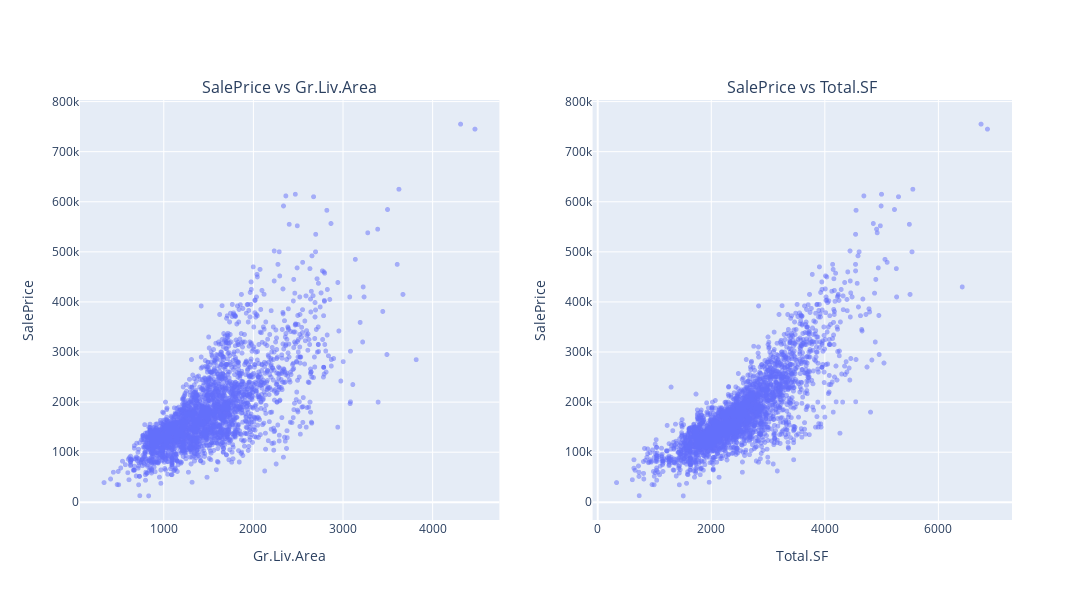

The notebook cell saved with this chart:
### Code cell
fig1_px = px.scatter(df, x='Gr.Liv.Area', y='SalePrice')
fig1_px.update_traces(marker=dict(size=5, opacity=0.5))


fig2_px = px.scatter(df, x='Total.SF', y='SalePrice')
fig2_px.update_traces(marker=dict(size=5, opacity=0.5))

fig_subplots = make_subplots(
    rows=1, cols=2,
    subplot_titles=('SalePrice vs Gr.Liv.Area', 'SalePrice vs Total.SF')
)


fig_subplots = make_subplots(
    rows=1, cols=2,
    subplot_titles=('SalePrice vs Gr.Liv.Area', 'SalePrice vs Total.SF')
)


for trace in fig1_px.data:
    fig_subplots.add_trace(trace, row=1, col=1)


for trace in fig2_px.data:
    fig_subplots.add_trace(trace, row=1, col=2)

fig_subplots.update_xaxes(title_text='Gr.Liv.Area', row=1, col=1)
fig_subplots.update_yaxes(title_text='SalePrice', row=1, col=1)


fig_subplots.update_xaxes(title_text='Total.SF', row=1, col=2)
fig_subplots.update_yaxes(title_text='SalePrice', row=1, col=2) 


fig_subplots.update_layout(
    height=600, 
    width=1200, 
    showlegend=False 
)


fig_subplots.show()

### Figure 1 — Plotly figure (JSON) as saved in the notebook; plotly's stock layout.template omitted (floating-point values rounded to 4 significant figures; data arrays with more than 128 entries replaced by an {"elided": "..."} marker saying what was removed)
{"data": [{"hovertemplate": "Gr.Liv.Area=%{x}<br>SalePrice=%{y}<extra></extra>", "legendgroup": "", "marker": {"color": "#636efa", "opacity": 0.5, "size": 5, "symbol": "circle"}, "mode": "markers", "name": "", "showlegend": false, "type": "scattergl", "x": {"elided": "2927 int values"}, "xaxis": "x", "y": {"elided": "2927 int values"}, "yaxis": "y"}, {"hovertemplate": "Total.SF=%{x}<br>SalePrice=%{y}<extra></extra>", "legendgroup": "", "marker": {"color": "#636efa", "opacity": 0.5, "size": 5, "symbol": "circle"}, "mode": "markers", "name": "", "showlegend": false, "type": "scattergl", "x": {"elided": "2927 int values"}, "xaxis": "x2", "y": {"elided": "2927 int values"}, "yaxis": "y2"}], "layout": {"annotations": [{"font": {"size": 16}, "showarrow": false, "text": "SalePrice vs Gr.Liv.Area", "x": 0.225, "xanchor": "center", "xref": "paper", "y": 1, "yanchor": "bottom", "yref": "paper"}, {"font": {"size": 16}, "showarrow": false, "text": "SalePrice vs Total.SF", "x": 0.775, "xanchor": "center", "xref": "paper", "y": 1, "yanchor": "bottom", "yref": "paper"}], "height": 600, "showlegend": false, "width": 1200, "xaxis": {"anchor": "y", "domain": [0, 0.45], "title": {"text": "Gr.Liv.Area"}}, "xaxis2": {"anchor": "y2", "domain": [0.55, 1], "title": {"text": "Total.SF"}}, "yaxis": {"anchor": "x", "domain": [0, 1], "title": {"text": "SalePrice"}}, "yaxis2": {"anchor": "x2", "domain": [0, 1], "title": {"text": "SalePrice"}}}}
